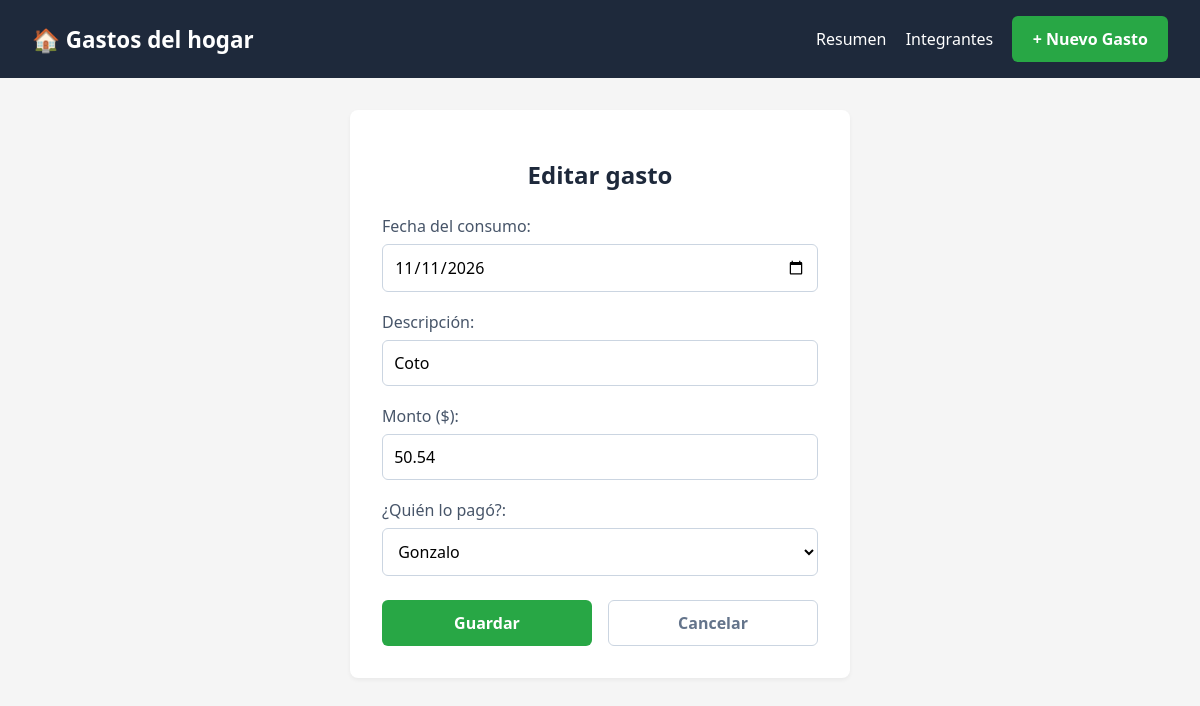
Page /gastos/editar/2 on the committed database.
### tables this page shows
CREATE TABLE gastos (
    id INTEGER PRIMARY KEY AUTOINCREMENT,
    descripcion TEXT NOT NULL,
    monto INTEGER NOT NULL CHECK (monto > 0),
    integrante_id INTEGER NOT NULL,
    fecha DATE NOT NULL,
    FOREIGN KEY (integrante_id) REFERENCES integrantes(id)
);

### controllers/gasto_controller.py (the view, shortened to what this page needs)
@gasto_bp.route('/gastos/editar/<int:id>', methods=['GET', 'POST'])
def editar_gasto(id):
    gasto = GastoModel.obtener_gasto_por_id(id)
    if not gasto:
        flash('El gasto que intentas editar no existe.', 'error')
        return redirect(url_for('gasto_bp.index'))
    integrantes = IntegranteModel.obtener_integrantes_editar(gasto['integrante_id'])
    return render_template('form_gasto.html', gasto=gasto, integrantes=integrantes)

### app.py (called while the page is built)
@app.template_filter('monto_input')
def monto_input(centavos):
    pesos, cent = divmod(int(centavos or 0), 100)
    return f"{pesos}.{cent:02d}"

### db.py (called while the page is built)
def get_connection():
    conexion = sqlite3.connect(DB_PATH)
    conexion.execute("PRAGMA foreign_keys = ON")
    conexion.row_factory = sqlite3.Row
    return conexion

@contextmanager
def conexion_db():
    conexion = get_connection()
    try:
        yield conexion
    finally:
        conexion.close()

### models/gasto_model.py (called while the page is built)
    @staticmethod
    def obtener_gasto_por_id(id):
        with conexion_db() as conexion:
            return conexion.execute('SELECT * FROM gastos WHERE id = ?', (id,)).fetchone()

### models/integrante_model.py (called while the page is built)
    @staticmethod
    def obtener_integrantes_editar(integrante_id):
        with conexion_db() as conexion:
            return conexion.execute("SELECT * FROM integrantes WHERE activo = 1 OR id = ?", (integrante_id,)).fetchall()

### templates/form_gasto.html
{%extends "base.html"%}
{%block content%}
{%if not integrantes%}
<div class="flash flash-error" role="alert">
    <a href="{{url_for('integrante_bp.agregar_integrante')}}">Agregá un integrante</a>
    para poder registrar gastos.
</div>
{%else%}
<form action="{{url_for('gasto_bp.editar_gasto', id=gasto.id) if gasto else url_for('gasto_bp.agregar_gasto')}}" method="POST" class="form-card">
    <h2>{{"Editar gasto" if gasto else "Registrar nuevo gasto"}}</h2>
    <div class="form-group">
        <label for="fecha">Fecha del consumo:</label>
        <input type="date" id="fecha" name="fecha" value="{{gasto.fecha if gasto else hoy}}" required>
    </div>
    <div class="form-group">
        <label for="descripcion">Descripción:</label>
        <input type="text" id="descripcion" name="descripcion" value="{{gasto.descripcion if gasto else ''}}" required placeholder="Ej: Supermercado Coto">
    </div>
    <div class="form-group">
        <label for="monto">Monto ($):</label>
        <input type="number" step="0.01" min="0.01" id="monto" name="monto" value="{{gasto.monto|monto_input if gasto else ''}}" required>
    </div>
    <div class="form-group">
        <label for="integrante_id">¿Quién lo pagó?:</label>
        <select id="integrante_id" name="integrante_id" required>
            {%for i in integrantes%}
            <option value="{{i.id}}" {{'selected' if gasto and gasto.integrante_id == i.id else ''}}>
                {{i.nombre}}
            </option>
            {%endfor%}
        </select>
    </div>
    <div class="form-actions">
        <button type="submit" class="btn btn-primary">Guardar</button>
        <a href="{{url_for('gasto_bp.index')}}" class="btn btn-cancel">Cancelar</a>
    </div>
</form>
{%endif%}
{%endblock%}

### static/css/style.css (style rules this page uses)
* { box-sizing: border-box; margin: 0; padding: 0; font-family: 'Segoe UI', Tahoma, Geneva, Verdana, sans-serif; }
body { background-color: whitesmoke; color: #333; }
.container h2 { text-align: center; margin-block: 1rem; }
.card-gasto, .form-card, .table { background: white; border-radius: 8px; box-shadow: 0 2px 4px rgba(0,0,0,0.05); }
.form-card { padding: 2rem; max-width: 500px; margin: 2rem auto; }
.form-card h2 { margin-bottom: 1.5rem; text-align: center; color: #1e293b; }
.form-group { margin-bottom: 1.2rem; display: flex; flex-direction: column; gap: 0.4rem; }
.form-group label { font-weight: 500; color: #475569; }
.form-group input, .form-group select, .input-select { width: 100%; padding: 0.7rem; border: 1px solid #cbd5e1; border-radius: 6px; font-size: 1rem; background-color: #fff; }
.form-actions { display: flex; gap: 1rem; align-items: center; margin-top: 1.5rem; }
.form-actions .btn { flex: 1; }
.btn, .btn-list { display: inline-block; border-radius: 6px; text-decoration: none; font-weight: 600; cursor: pointer; text-align: center; border: 1px solid transparent; transition: background-color 0.2s; color: white; }
.btn { padding: 0.7rem 1.2rem; font-size: 1rem; }
.btn-primary { background-color: #28A745; }
.btn-cancel { background-color: transparent; color: #64748b; border-color: #cbd5e1; }

### rows in the picture
gastos: fecha "11/11/2026", descripcion "Coto", monto "50.54"

### other values in the picture
{{ "Editar gasto" if gasto else "Registrar nuevo gasto" }} "Editar gasto"
form field integrante_id "Gonzalo"
